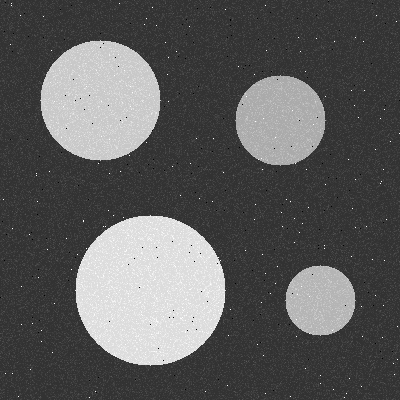
//> input picture Hafta 6/goruntuler/cemberler.png, 400 x 400 px
$ ./main   (built with g++ and OpenCV 4)
//> lines starting //> are read from the running program, lines starting //| are printed output that depends on the picture; after the words box and inside, x2 and y2 are one past the last pixel; in counts of white or black regions, pixels touching at a corner belong together
// Hafta 6 - Görev 4: Hough dönüşümü ile çember bulma (tamamen kendi kodumuz)
//
// Merkezi (a, b), yarıçapı r olan çember üzerindeki her (x, y) noktası için:
//     x = a + r * cos(aci)      y = b + r * sin(aci)
// Tersinden: (x, y) kenar pikseli, merkez için şu noktalara oy verir:
//     a = x - r * cos(aci)      b = y - r * sin(aci)      (aci = 0..359)
// Yani her kenar pikseli, her r için kendi etrafında r yarıçaplı bir çember
// çizer ve üzerindeki hücrelere oy verir. Gerçek çemberin tüm pikselleri aynı
// (a, b, r) hücresine oy verdiği için orada tepe oluşur.
//
// Adımlar:
//   1) Canny ile kenarlar bulunur
//   2) 360 açı için sin ve cos BAŞTAN hesaplanıp tabloda tutulur
//   3) 3 boyutlu oylama matrisi oy[r][b][a] oluşturulur (başta hepsi 0)
//   4) OYLAMA: her kenar pikseli, her r ve her açı için bir (a, b) hücresine oy verir
//   5) Puan = oy / (2 * pi * r): çemberin çevresinin ne kadarının kenar olduğu.
//      (Büyük çember doğal olarak daha çok oy alır, bu yüzden çevreye bölüyoruz.)
//      Puanı eşikten büyük ve komşularının en büyüğü olan hücreler çember kabul edilir.

#include <opencv2/opencv.hpp>
#include <cmath>
#include <iostream>

const int R_MIN = 20, R_MAX = 100;   // aranan yarıçap aralığı
const int ACI_SAYISI = 360;          // 0, 1, ..., 359 derece
const double ESIK = 0.5;             // çevrenin en az %50'si kenar olmalı
const int KOMSU = 10;                // tepe ararken a, b ve r yönünde bakılan komşuluk

int main() {
    cv::Mat img = cv::imread("../goruntuler/cemberler.png", cv::IMREAD_GRAYSCALE);
//> img is the input picture: 400 rows x 400 cols, CV_8UC1; min 0, max 255, mean 92.1
    if (img.empty()) {
        std::cout << "Goruntu okunamadi!" << std::endl;
        return 1;
    }
    int W = img.cols, H = img.rows;
//> W = 400; H = 400
    int R_SAYISI = R_MAX - R_MIN + 1;

    // ================= 1) KENARLAR =================
    cv::Mat yumusak, kenar;
    cv::GaussianBlur(img, yumusak, cv::Size(5, 5), 1.5);
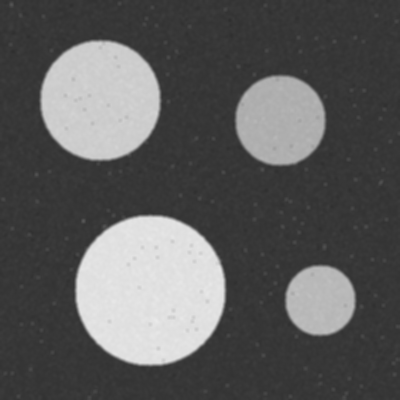
//> yumusak: 400 rows x 400 cols, CV_8UC1; min 46, max 234, mean 92.1
    cv::Canny(yumusak, kenar, 50, 150);
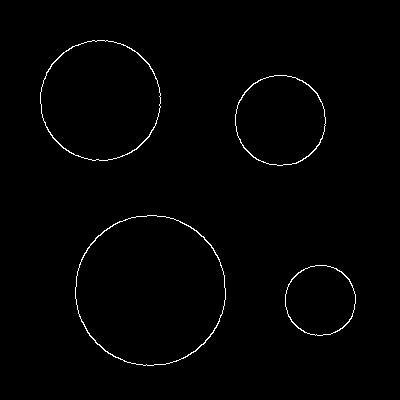
//> kenar: 400 rows x 400 cols, CV_8UC1; 0.99% white in thin lines or dots, all inside (x1, y1, x2, y2) = (40, 40, 356, 366)

    // ================= 2) SIN / COS TABLOSU =================
    double cosTablo[ACI_SAYISI], sinTablo[ACI_SAYISI];
    for (int t = 0; t < ACI_SAYISI; t++) {
        double radyan = t * CV_PI / 180.0;
        cosTablo[t] = std::cos(radyan);
        sinTablo[t] = std::sin(radyan);
    }

    // ================= 3) 3 BOYUTLU OYLAMA MATRİSİ =================
    // oy.at<int>(r - R_MIN, b, a) : merkezi (a, b), yarıçapı r olan çemberin oyu
    int boyutlar[3] = {R_SAYISI, H, W};
//> boyutlar = [81, 400, 400]
    cv::Mat oy(3, boyutlar, CV_32S, cv::Scalar(0));
    std::cout << "Oylama matrisi: " << R_SAYISI << " (r) x " << H << " (b) x " << W << " (a)" << std::endl;
//| Oylama matrisi: 81 (r) x 400 (b) x 400 (a)

    // ================= 4) OYLAMA =================
    int kenarSayisi = 0;
    bool ornekYazildi = false;
    for (int y = 0; y < H; y++) {
        for (int x = 0; x < W; x++) {
            if (kenar.at<uchar>(y, x) == 0) continue;
            kenarSayisi++;

            for (int r = R_MIN; r <= R_MAX; r++) {
                int oncekiA = -1, oncekiB = -1;
                for (int t = 0; t < ACI_SAYISI; t++) {
                    int a = (int)std::round(x - r * cosTablo[t]);
                    int b = (int)std::round(y - r * sinTablo[t]);
                    if (a < 0 || a >= W || b < 0 || b >= H) continue;   // merkez resim dışında
                    // Küçük r'de art arda açılar aynı hücreye düşer; bir piksel bir
                    // hücreye aynı r için sadece 1 kez oy versin
                    if (a == oncekiA && b == oncekiB) continue;
                    oy.at<int>(r - R_MIN, b, a)++;                       // (a, b, r) hücresine 1 oy
                    oncekiA = a;
                    oncekiB = b;
                }
            }

            // Oylamayı göstermek için ilk kenar pikselinin r = 50 için birkaç oyu
            if (!ornekYazildi) {
                std::cout << "\nOrnek: (" << x << ", " << y << ") pikseli, r = 50 icin oylar:" << std::endl;
                for (int t = 0; t < ACI_SAYISI; t += 90) {
                    int a = (int)std::round(x - 50 * cosTablo[t]);
                    int b = (int)std::round(y - 50 * sinTablo[t]);
                    std::cout << "  aci = " << t << " -> a = " << a << ", b = " << b;
                    if (a < 0 || a >= W || b < 0 || b >= H)
                        std::cout << "  => resim disinda, oy verilmez" << std::endl;
                    else
                        std::cout << "  => oy[r=50][b=" << b << "][a=" << a << "]++" << std::endl;
                }
                ornekYazildi = true;
            }
        }
    }
//> this loop made 400 passes
//> (kenarSayisi, ornekYazildi) on passes 1 to 3: (0, false), (0, false), (0, false)
//> after the loop, kenarSayisi = 1581; ornekYazildi = true
    std::cout << "\nKenar piksel sayisi: " << kenarSayisi << std::endl;
//| Kenar piksel sayisi: 1581

    // ================= 5) EŞİK + TEPE BULMA =================
    // Önce her hücrenin puanını hesapla: oy / çevre
    cv::Mat puan(3, boyutlar, CV_32F);
    for (int ri = 0; ri < R_SAYISI; ri++) {
        double cevre = 2 * CV_PI * (ri + R_MIN);
        for (int b = 0; b < H; b++)
            for (int a = 0; a < W; a++)
                puan.at<float>(ri, b, a) = (float)(oy.at<int>(ri, b, a) / cevre);
    }

    std::vector<cv::Vec3i> bulunan;   // (a, b, r)
    for (int ri = 0; ri < R_SAYISI; ri++) {
        for (int b = 0; b < H; b++) {
            for (int a = 0; a < W; a++) {
                float p = puan.at<float>(ri, b, a);
                if (p < ESIK) continue;

                // 3 boyutlu komşulukta daha yüksek puanlı hücre var mı?
                bool enBuyuk = true;
                for (int dr = -KOMSU; dr <= KOMSU && enBuyuk; dr++) {
                    int rr = ri + dr;
                    if (rr < 0 || rr >= R_SAYISI) continue;
                    for (int db = -KOMSU; db <= KOMSU && enBuyuk; db++) {
                        int bb = b + db;
                        if (bb < 0 || bb >= H) continue;
                        for (int da = -KOMSU; da <= KOMSU; da++) {
                            int aa = a + da;
                            if (aa < 0 || aa >= W) continue;
                            float q = puan.at<float>(rr, bb, aa);
                            if (q > p || (q == p && (dr < 0 || (dr == 0 && (db < 0 || (db == 0 && da < 0)))))) {
                                enBuyuk = false;
                                break;
                            }
                        }
                    }
                }
                if (enBuyuk) bulunan.push_back(cv::Vec3i(a, b, ri + R_MIN));
            }
        }
    }
//> after the loop, bulunan = 4 items: [320, 300, 35], [280, 120, 45], [100, 100, 60], [150, 290, 75]

    // ================= ÇİZ =================
    cv::Mat sonuc;
    cv::cvtColor(img, sonuc, cv::COLOR_GRAY2BGR);
    std::cout << "\nEsik = " << ESIK << " (cevrenin orani), bulunan cemberler:" << std::endl;
    for (size_t i = 0; i < bulunan.size(); i++) {
        int a = bulunan[i][0], b = bulunan[i][1], r = bulunan[i][2];
        std::cout << "  merkez = (" << a << ", " << b << "), yaricap = " << r << ", oy = "
                  << oy.at<int>(r - R_MIN, b, a) << ", puan = " << puan.at<float>(r - R_MIN, b, a) << std::endl;
        cv::circle(sonuc, cv::Point(a, b), r, cv::Scalar(255, 0, 255), 2);   // çember: MOR
        cv::circle(sonuc, cv::Point(a, b), 3, cv::Scalar(0, 255, 255), -1);  // merkez: SARI
    }
//> this loop made 4 passes
//|   merkez = (320, 300), yaricap = 35, oy = 219, puan = 0.995855
//|   merkez = (280, 120), yaricap = 45, oy = 271, puan = 0.958466
//|   merkez = (100, 100), yaricap = 60, oy = 313, puan = 0.830258
//|   merkez = (150, 290), yaricap = 75, oy = 320, puan = 0.679061
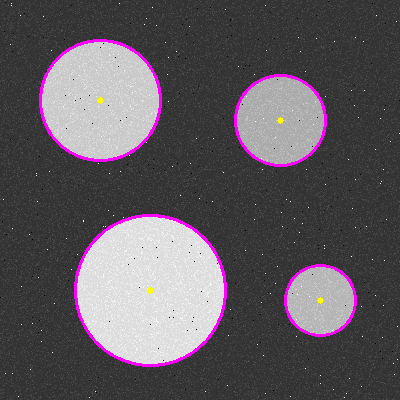
//> sonuc: 400 rows x 400 cols, CV_8UC3; 2.61% of pixels changed, all inside (x1, y1, x2, y2) = (39, 39, 357, 367)
    std::cout << "Toplam " << bulunan.size() << " cember" << std::endl;
//| Toplam 4 cember

    // Oylama matrisinden kesitler: bulunan her çemberin yarıçapındaki (a, b) düzlemi.
    // Gerçek merkezde parlak bir nokta görülür.
    std::vector<cv::Mat> kesitler;
    for (size_t i = 0; i < bulunan.size(); i++) {
        int ri = bulunan[i][2] - R_MIN;
        cv::Mat kesit(H, W, CV_8UC1);
        int enBuyukOy = 1;
        for (int b = 0; b < H; b++)
            for (int a = 0; a < W; a++)
                if (oy.at<int>(ri, b, a) > enBuyukOy) enBuyukOy = oy.at<int>(ri, b, a);
        for (int b = 0; b < H; b++)
            for (int a = 0; a < W; a++)
                kesit.at<uchar>(b, a) = (uchar)(255 * std::sqrt((double)oy.at<int>(ri, b, a) / enBuyukOy));
        cv::applyColorMap(kesit, kesit, cv::COLORMAP_JET);
        cv::putText(kesit, "r = " + std::to_string(bulunan[i][2]), cv::Point(10, 30),
                    cv::FONT_HERSHEY_SIMPLEX, 0.9, cv::Scalar(255, 255, 255), 2);
        kesitler.push_back(kesit);
    }
//> this loop made 4 passes
//> (ri, enBuyukOy) on passes 1 to 4: (15, 219), (25, 271), (40, 313), (55, 320)
//> pass 1, `cv::putText(kesit, "r = " + std::to_string(bulunan[i][2]), cv::Point(1..`:
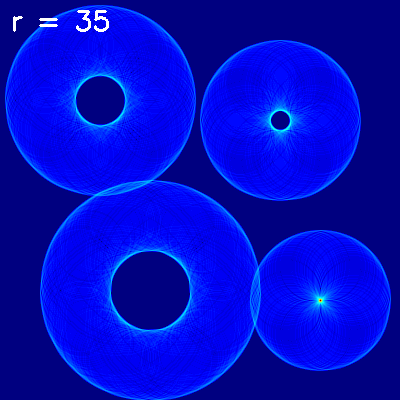
//> kesit: 400 rows x 400 cols, CV_8UC3; mean B, G, R 198.1, 9.9, 0.8
//> pass 2, `cv::putText(kesit, "r = " + std::to_string(bulunan[i][2]), cv::Point(1..`:
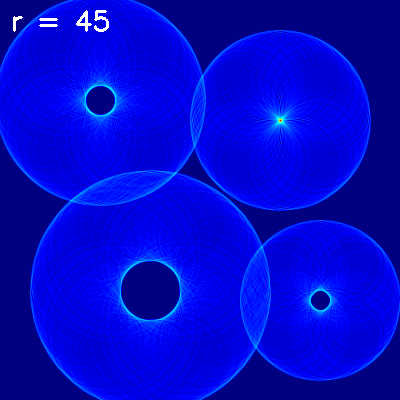
//> kesit: 400 rows x 400 cols, CV_8UC3; mean B, G, R 205, 7.1, 0.7
//> pass 3, `cv::putText(kesit, "r = " + std::to_string(bulunan[i][2]), cv::Point(1..`:
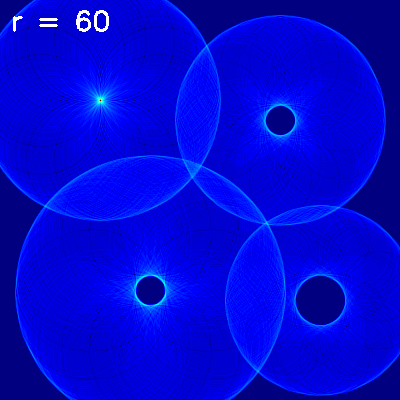
//> kesit: 400 rows x 400 cols, CV_8UC3; mean B, G, R 211.9, 6.3, 0.8

    cv::imwrite("kenar.png", kenar);
    cv::imwrite("cemberler_sonuc.png", sonuc);
    if (!kesitler.empty()) {
        cv::Mat kesitResmi;
        cv::hconcat(kesitler, kesitResmi);
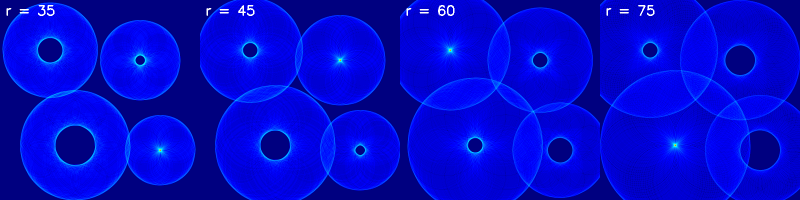
//> kesitResmi: 400 rows x 1600 cols, CV_8UC3 (shown at 1/2 size); mean B, G, R 207.1, 7.1, 0.8
        cv::imwrite("oylama_kesitleri.png", kesitResmi);
    }
    std::cout << "\nKaydedildi: kenar.png, cemberler_sonuc.png, oylama_kesitleri.png" << std::endl;
    std::cout << "(oylama_kesitleri.png: her bulunan yaricap icin oy[r][b][a] matrisinin (a, b) kesiti)" << std::endl;
    return 0;
}
